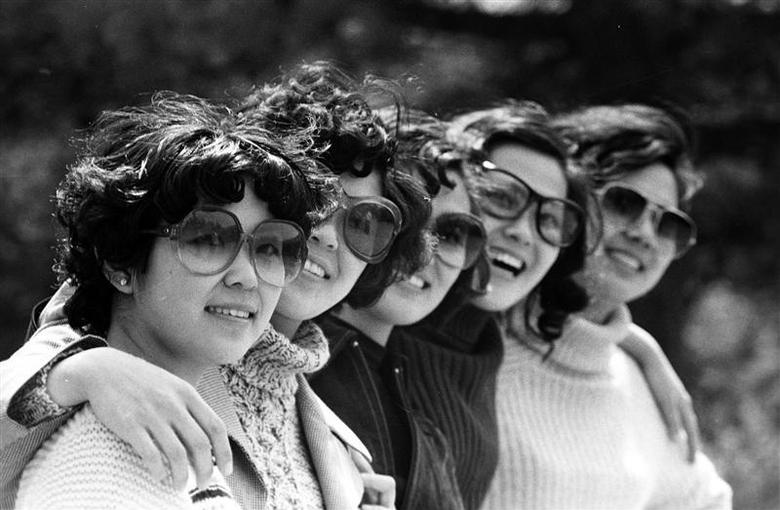
#> input picture crfasrnn_pytorch/people.jpg, 780 x 510 px
$ python -i masking.py   (imports and definitions only)
#> lines starting #> are read from the running program, lines starting #| are printed output that depends on the picture; after the words box and inside, x2 and y2 are one past the last pixel; in counts of white or black regions, pixels touching at a corner belong together; pictures that were not available may be replaced by others from this repository, and a replacement may not be noted
### crfasrnn_pytorch/run_demo.py
"""
MIT License

Copyright (c) 2019 Sadeep Jayasumana

Permission is hereby granted, free of charge, to any person obtaining a copy
of this software and associated documentation files (the "Software"), to deal
in the Software without restriction, including without limitation the rights
to use, copy, modify, merge, publish, distribute, sublicense, and/or sell
copies of the Software, and to permit persons to whom the Software is
furnished to do so, subject to the following conditions:

The above copyright notice and this permission notice shall be included in all
copies or substantial portions of the Software.

THE SOFTWARE IS PROVIDED "AS IS", WITHOUT WARRANTY OF ANY KIND, EXPRESS OR
IMPLIED, INCLUDING BUT NOT LIMITED TO THE WARRANTIES OF MERCHANTABILITY,
FITNESS FOR A PARTICULAR PURPOSE AND NONINFRINGEMENT. IN NO EVENT SHALL THE
AUTHORS OR COPYRIGHT HOLDERS BE LIABLE FOR ANY CLAIM, DAMAGES OR OTHER
LIABILITY, WHETHER IN AN ACTION OF CONTRACT, TORT OR OTHERWISE, ARISING FROM,
OUT OF OR IN CONNECTION WITH THE SOFTWARE OR THE USE OR OTHER DEALINGS IN THE
SOFTWARE.
"""
import torch

from crfasrnn import util
from crfasrnn.crfasrnn_model import CrfRnnNet

def get_labels(input_file):
    # Read the image
    img_data, img_h, img_w, size = util.get_preprocessed_image(input_file)

    # Download the model from https://tinyurl.com/crfasrnn-weights-pth
    saved_weights_path = "/Users/dorothyqu/PycharmProjects/thesis/crfasrnn_pytorch/crfasrnn_weights.pth"

    model = CrfRnnNet()
    model.load_state_dict(torch.load(saved_weights_path))
    model.eval()
    out = model.forward(torch.from_numpy(img_data))

    probs = out.detach().numpy()[0]
    label_im = util.get_label_image(probs, img_h, img_w, size)
    label_im.save('labels.png')

### collage_functions/masking.py
import os

import cv2
import numpy as np
from PIL import Image
from crfasrnn_pytorch.run_demo import get_labels

def crop(input_file, output_file):
#> called with input_file = '../crfasrnn_pytorch/people.jpg', output_file = 'out.png'
    get_labels(input_file)
#> (the call stopped at in get_labels, `img_data, img_h, img_w, size = util.get_preprocessed_image(input_file)`: crfasrnn is not available in this run)

    # upload source image, add alpha channel
    src = np.array(Image.open(input_file))
#> src is the input picture: shape (510, 780, 3); min 0, max 255, mean 93.5
    h, w = src.shape[:2]
#> h = 510; w = 780

    # smooth out the mask
    # uncomment out for smoothing
    #https://stackoverflow.com/questions/41313642/smooth-edges-of-a-segmented-mask
    img = cv2.imread('labels.png', 0)
#> img: shape (510, 780); min 0, max 255, mean 93.5
    kernel = cv2.getStructuringElement(cv2.MORPH_ELLIPSE, (11, 11))
    (thresh, binRed) = cv2.threshold(img, 128, 255, cv2.THRESH_BINARY)
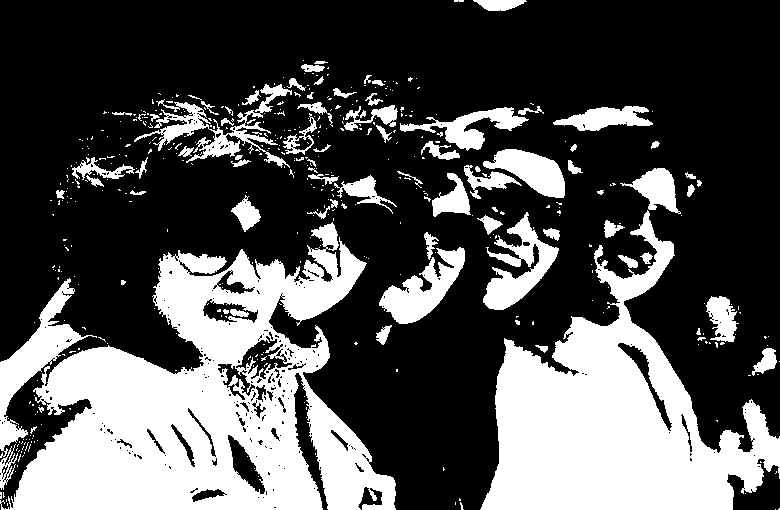
#> binRed: shape (510, 780); 32.1% white; 464 white regions (385 under 20 px), largest, box (x1, y1, x2, y2) and area: (0, 222, 396, 510) 56246, (480, 210, 780, 510) 39810, (0, 278, 97, 458) 4066
    opening = cv2.morphologyEx(img, cv2.MORPH_OPEN, kernel, iterations=3)
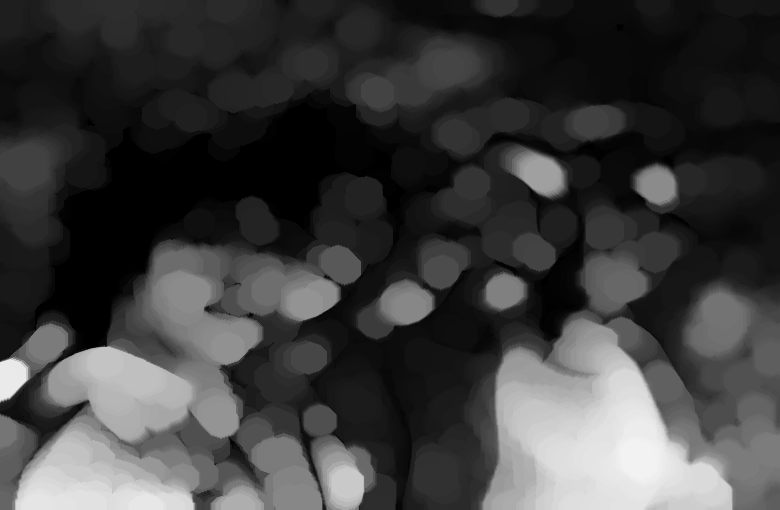
#> opening: shape (510, 780); min 0, max 242, mean 62.1
    cv2.imwrite("labels.png", opening)

    # reupload mask as a greyscale array, turn into black and white
    mask = np.array(Image.open('../crfasrnn_pytorch/labels.png').convert('L').resize(src.shape[1::-1], Image.BILINEAR))
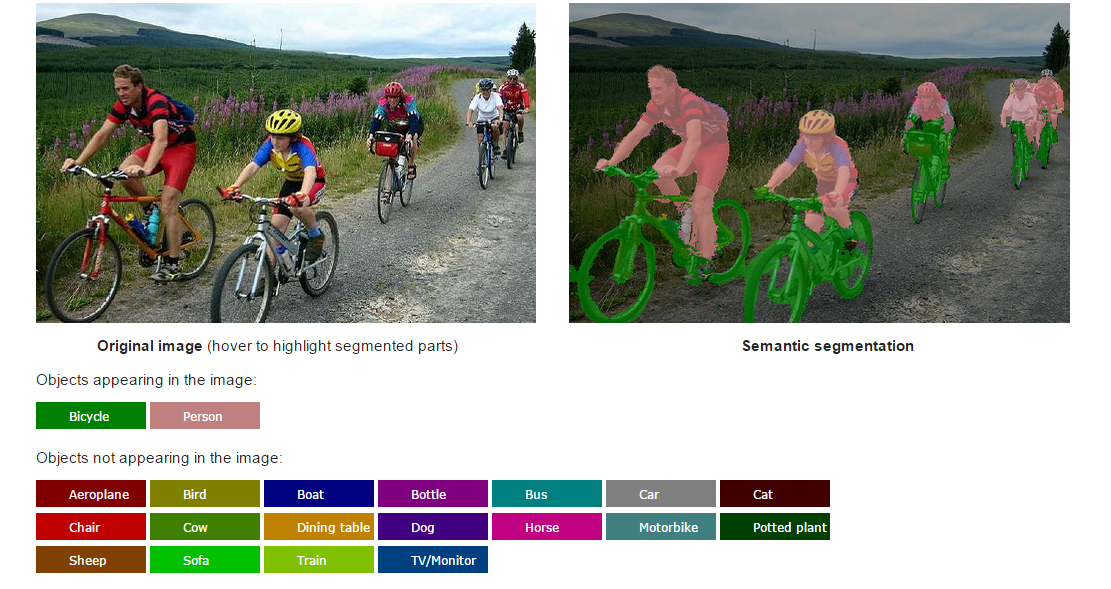
#> input picture crfasrnn_pytorch/sample.png, 1111 x 589 px, given in place of labels.png, which was not available
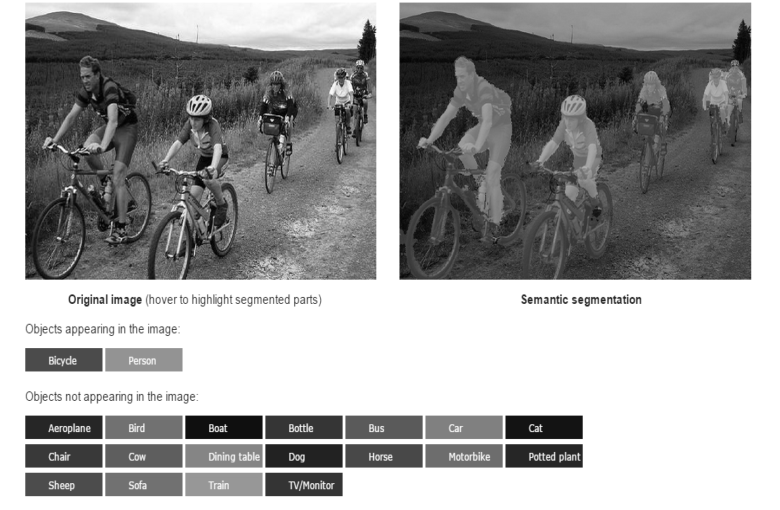
#> mask: shape (510, 780); min 1, max 255, mean 159.8
    mask[mask != 0] = 255 # make everything in the mask that's not black to be white... AKA opaque!
#> mask: shape (510, 780); every value is 255

    # add alpha layer
    RGBA = np.dstack((src, mask))

    img = Image.fromarray(RGBA, 'RGBA')
    img.save(output_file)

def blackwhitemask(input_file, output_file):
    # reupload mask as a greyscale array, turn into black and white
    original = cv2.imread(input_file)
    gray = cv2.cvtColor(original, cv2.COLOR_BGR2GRAY)
    (thresh, blackwhite) = cv2.threshold(gray, 127, 255, cv2.THRESH_BINARY)
    cv2.imwrite(output_file, blackwhite)

    # read the image
    image_bgr = cv2.imread(output_file)
    # get the image dimensions (height, width and channels)
    h, w, c = image_bgr.shape
    # append Alpha channel -- required for BGRA (Blue, Green, Red, Alpha)
    image_bgra = np.concatenate([image_bgr, np.full((h, w, 1), 255, dtype=np.uint8)], axis=-1)
    # create a mask where white pixels ([255, 255, 255]) are True
    white = np.all(image_bgr == [255, 255, 255], axis=-1)
    # change the values of Alpha to 0 for all the white pixels
    image_bgra[white, -1] = 0
    # save the image
    cv2.imwrite(output_file, image_bgra)

>>> result = crop('../crfasrnn_pytorch/people.jpg', 'out.png')
